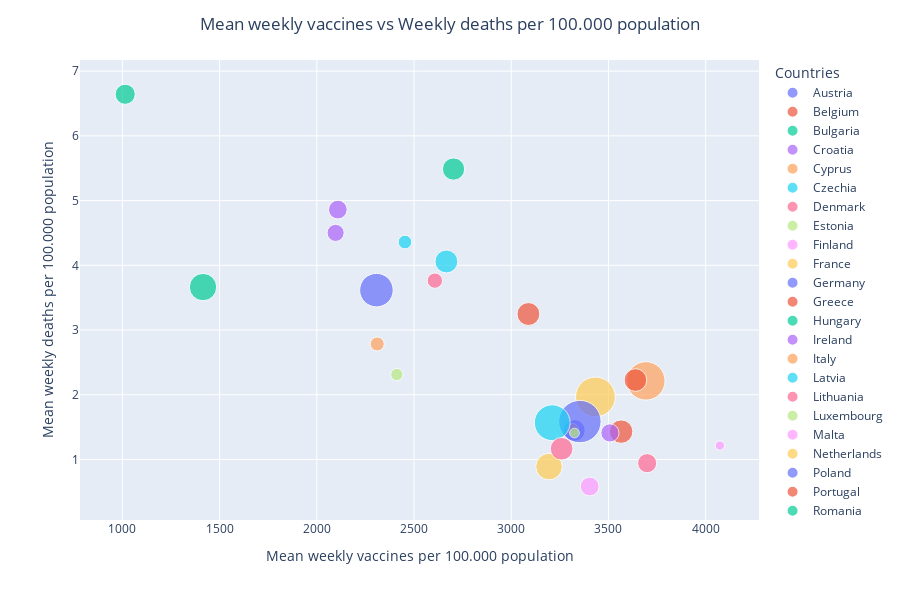

The notebook cell saved with this chart:
### Markdown cell above
## (5.3) Scatter plot vaccines vs death

The next visualization is a scatter plot, in which we plot the mean of two variables: weekly vaccines and weekly deaths. In order to fairly assess the countries, we use the values that are calculated per 100.000 people of the countries population.

A scatterplot was chosen because the visualization aims at determining if the deaths and vaccines have a relationship or correlation.

To do so, we group our data by country, compute the mean of the columns `weekly_deaths_per100k` and `weekly_vaccines_per100k`. Now, we plot a scatterplot using the library `plotly`, which allows us to create an interactive plot. Moreover, the size of a country data points correspond to the country's population raised to the power 0.6 so the points are large enough to be visible.

### Code cell
scatter_data = europe_data.groupby('country')[['weekly_deaths_per100k', 'weekly_vaccines_per100k', 'weekly_cases_per100k']].mean().reset_index()
scatter_data["population"] = europe_data.groupby('country')['population'].max().tolist()

fig = px.scatter(scatter_data, y=scatter_data["weekly_deaths_per100k"],
                    x= scatter_data["weekly_vaccines_per100k"],
                    labels={
                     "weekly_deaths_per100k": "Mean weekly deaths per 100.000 population",
                     "weekly_vaccines_per100k": "Mean weekly vaccines per 100.000 population",
                     "country": "Countries"
                    },
                    color= "country", hover_name="country",
                    color_continuous_scale=px.colors.sequential.Plasma,
                    size = np.power(scatter_data['population'], 0.6),
                    size_max = 30,
                    height = 600
                    )
fig.update_layout(title_text='Mean weekly vaccines vs Weekly deaths per 100.000 population', title_x=0.5)
fig.show()

### Figure 1 — Plotly figure (JSON) as saved in the notebook; plotly's stock layout.template omitted (floating-point values rounded to 4 significant figures)
{"data": [{"hovertemplate": "<b>%{hovertext}</b><br><br>Countries=Austria<br>Mean weekly vaccines per 100.000 population=%{x}<br>Mean weekly deaths per 100.000 population=%{y}<br>size=%{marker.size}<extra></extra>", "hovertext": ["Austria"], "legendgroup": "Austria", "marker": {"color": "#636efa", "size": [14780.0], "sizemode": "area", "sizeref": 62.77, "symbol": "circle"}, "mode": "markers", "name": "Austria", "orientation": "v", "showlegend": true, "type": "scatter", "x": [3325.0], "xaxis": "x", "y": [1.448], "yaxis": "y"}, {"hovertemplate": "<b>%{hovertext}</b><br><br>Countries=Belgium<br>Mean weekly vaccines per 100.000 population=%{x}<br>Mean weekly deaths per 100.000 population=%{y}<br>size=%{marker.size}<extra></extra>", "hovertext": ["Belgium"], "legendgroup": "Belgium", "marker": {"color": "#EF553B", "size": [17260.0], "sizemode": "area", "sizeref": 62.77, "symbol": "circle"}, "mode": "markers", "name": "Belgium", "orientation": "v", "showlegend": true, "type": "scatter", "x": [3565.0], "xaxis": "x", "y": [1.431], "yaxis": "y"}, {"hovertemplate": "<b>%{hovertext}</b><br><br>Countries=Bulgaria<br>Mean weekly vaccines per 100.000 population=%{x}<br>Mean weekly deaths per 100.000 population=%{y}<br>size=%{marker.size}<extra></extra>", "hovertext": ["Bulgaria"], "legendgroup": "Bulgaria", "marker": {"color": "#00cc96", "size": [12740.0], "sizemode": "area", "sizeref": 62.77, "symbol": "circle"}, "mode": "markers", "name": "Bulgaria", "orientation": "v", "showlegend": true, "type": "scatter", "x": [1015.0], "xaxis": "x", "y": [6.643], "yaxis": "y"}, {"hovertemplate": "<b>%{hovertext}</b><br><br>Countries=Croatia<br>Mean weekly vaccines per 100.000 population=%{x}<br>Mean weekly deaths per 100.000 population=%{y}<br>size=%{marker.size}<extra></extra>", "hovertext": ["Croatia"], "legendgroup": "Croatia", "marker": {"color": "#ab63fa", "size": [9226.0], "sizemode": "area", "sizeref": 62.77, "symbol": "circle"}, "mode": "markers", "name": "Croatia", "orientation": "v", "showlegend": true, "type": "scatter", "x": [2097.0], "xaxis": "x", "y": [4.501], "yaxis": "y"}, {"hovertemplate": "<b>%{hovertext}</b><br><br>Countries=Cyprus<br>Mean weekly vaccines per 100.000 population=%{x}<br>Mean weekly deaths per 100.000 population=%{y}<br>size=%{marker.size}<extra></extra>", "hovertext": ["Cyprus"], "legendgroup": "Cyprus", "marker": {"color": "#FFA15A", "size": [3707.0], "sizemode": "area", "sizeref": 62.77, "symbol": "circle"}, "mode": "markers", "name": "Cyprus", "orientation": "v", "showlegend": true, "type": "scatter", "x": [3317.0], "xaxis": "x", "y": [1.471], "yaxis": "y"}, {"hovertemplate": "<b>%{hovertext}</b><br><br>Countries=Czechia<br>Mean weekly vaccines per 100.000 population=%{x}<br>Mean weekly deaths per 100.000 population=%{y}<br>size=%{marker.size}<extra></extra>", "hovertext": ["Czechia"], "legendgroup": "Czechia", "marker": {"color": "#19d3f3", "size": [16500.0], "sizemode": "area", "sizeref": 62.77, "symbol": "circle"}, "mode": "markers", "name": "Czechia", "orientation": "v", "showlegend": true, "type": "scatter", "x": [2667.0], "xaxis": "x", "y": [4.059], "yaxis": "y"}, {"hovertemplate": "<b>%{hovertext}</b><br><br>Countries=Denmark<br>Mean weekly vaccines per 100.000 population=%{x}<br>Mean weekly deaths per 100.000 population=%{y}<br>size=%{marker.size}<extra></extra>", "hovertext": ["Denmark"], "legendgroup": "Denmark", "marker": {"color": "#FF6692", "size": [11460.0], "sizemode": "area", "sizeref": 62.77, "symbol": "circle"}, "mode": "markers", "name": "Denmark", "orientation": "v", "showlegend": true, "type": "scatter", "x": [3699.0], "xaxis": "x", "y": [0.9432], "yaxis": "y"}, {"hovertemplate": "<b>%{hovertext}</b><br><br>Countries=Estonia<br>Mean weekly vaccines per 100.000 population=%{x}<br>Mean weekly deaths per 100.000 population=%{y}<br>size=%{marker.size}<extra></extra>", "hovertext": ["Estonia"], "legendgroup": "Estonia", "marker": {"color": "#B6E880", "size": [4722.0], "sizemode": "area", "sizeref": 62.77, "symbol": "circle"}, "mode": "markers", "name": "Estonia", "orientation": "v", "showlegend": true, "type": "scatter", "x": [2412.0], "xaxis": "x", "y": [2.313], "yaxis": "y"}, {"hovertemplate": "<b>%{hovertext}</b><br><br>Countries=Finland<br>Mean weekly vaccines per 100.000 population=%{x}<br>Mean weekly deaths per 100.000 population=%{y}<br>size=%{marker.size}<extra></extra>", "hovertext": ["Finland"], "legendgroup": "Finland", "marker": {"color": "#FF97FF", "size": [11100.0], "sizemode": "area", "sizeref": 62.77, "symbol": "circle"}, "mode": "markers", "name": "Finland", "orientation": "v", "showlegend": true, "type": "scatter", "x": [3404.0], "xaxis": "x", "y": [0.583], "yaxis": "y"}, {"hovertemplate": "<b>%{hovertext}</b><br><br>Countries=France<br>Mean weekly vaccines per 100.000 population=%{x}<br>Mean weekly deaths per 100.000 population=%{y}<br>size=%{marker.size}<extra></extra>", "hovertext": ["France"], "legendgroup": "France", "marker": {"color": "#FECB52", "size": [49760.0], "sizemode": "area", "sizeref": 62.77, "symbol": "circle"}, "mode": "markers", "name": "France", "orientation": "v", "showlegend": true, "type": "scatter", "x": [3433.0], "xaxis": "x", "y": [1.966], "yaxis": "y"}, {"hovertemplate": "<b>%{hovertext}</b><br><br>Countries=Germany<br>Mean weekly vaccines per 100.000 population=%{x}<br>Mean weekly deaths per 100.000 population=%{y}<br>size=%{marker.size}<extra></extra>", "hovertext": ["Germany"], "legendgroup": "Germany", "marker": {"color": "#636efa", "size": [56490.0], "sizemode": "area", "sizeref": 62.77, "symbol": "circle"}, "mode": "markers", "name": "Germany", "orientation": "v", "showlegend": true, "type": "scatter", "x": [3353.0], "xaxis": "x", "y": [1.586], "yaxis": "y"}, {"hovertemplate": "<b>%{hovertext}</b><br><br>Countries=Greece<br>Mean weekly vaccines per 100.000 population=%{x}<br>Mean weekly deaths per 100.000 population=%{y}<br>size=%{marker.size}<extra></extra>", "hovertext": ["Greece"], "legendgroup": "Greece", "marker": {"color": "#EF553B", "size": [16520.0], "sizemode": "area", "sizeref": 62.77, "symbol": "circle"}, "mode": "markers", "name": "Greece", "orientation": "v", "showlegend": true, "type": "scatter", "x": [3088.0], "xaxis": "x", "y": [3.247], "yaxis": "y"}, {"hovertemplate": "<b>%{hovertext}</b><br><br>Countries=Hungary<br>Mean weekly vaccines per 100.000 population=%{x}<br>Mean weekly deaths per 100.000 population=%{y}<br>size=%{marker.size}<extra></extra>", "hovertext": ["Hungary"], "legendgroup": "Hungary", "marker": {"color": "#00cc96", "size": [15630.0], "sizemode": "area", "sizeref": 62.77, "symbol": "circle"}, "mode": "markers", "name": "Hungary", "orientation": "v", "showlegend": true, "type": "scatter", "x": [2703.0], "xaxis": "x", "y": [5.487], "yaxis": "y"}, {"hovertemplate": "<b>%{hovertext}</b><br><br>Countries=Ireland<br>Mean weekly vaccines per 100.000 population=%{x}<br>Mean weekly deaths per 100.000 population=%{y}<br>size=%{marker.size}<extra></extra>", "hovertext": ["Ireland"], "legendgroup": "Ireland", "marker": {"color": "#ab63fa", "size": [10410.0], "sizemode": "area", "sizeref": 62.77, "symbol": "circle"}, "mode": "markers", "name": "Ireland", "orientation": "v", "showlegend": true, "type": "scatter", "x": [3508.0], "xaxis": "x", "y": [1.411], "yaxis": "y"}, {"hovertemplate": "<b>%{hovertext}</b><br><br>Countries=Italy<br>Mean weekly vaccines per 100.000 population=%{x}<br>Mean weekly deaths per 100.000 population=%{y}<br>size=%{marker.size}<extra></extra>", "hovertext": ["Italy"], "legendgroup": "Italy", "marker": {"color": "#FFA15A", "size": [46270.0], "sizemode": "area", "sizeref": 62.77, "symbol": "circle"}, "mode": "markers", "name": "Italy", "orientation": "v", "showlegend": true, "type": "scatter", "x": [3692.0], "xaxis": "x", "y": [2.214], "yaxis": "y"}, {"hovertemplate": "<b>%{hovertext}</b><br><br>Countries=Latvia<br>Mean weekly vaccines per 100.000 population=%{x}<br>Mean weekly deaths per 100.000 population=%{y}<br>size=%{marker.size}<extra></extra>", "hovertext": ["Latvia"], "legendgroup": "Latvia", "marker": {"color": "#19d3f3", "size": [5865.0], "sizemode": "area", "sizeref": 62.77, "symbol": "circle"}, "mode": "markers", "name": "Latvia", "orientation": "v", "showlegend": true, "type": "scatter", "x": [2453.0], "xaxis": "x", "y": [4.359], "yaxis": "y"}, {"hovertemplate": "<b>%{hovertext}</b><br><br>Countries=Lithuania<br>Mean weekly vaccines per 100.000 population=%{x}<br>Mean weekly deaths per 100.000 population=%{y}<br>size=%{marker.size}<extra></extra>", "hovertext": ["Lithuania"], "legendgroup": "Lithuania", "marker": {"color": "#FF6692", "size": [7375.0], "sizemode": "area", "sizeref": 62.77, "symbol": "circle"}, "mode": "markers", "name": "Lithuania", "orientation": "v", "showlegend": true, "type": "scatter", "x": [2607.0], "xaxis": "x", "y": [3.763], "yaxis": "y"}, {"hovertemplate": "<b>%{hovertext}</b><br><br>Countries=Luxembourg<br>Mean weekly vaccines per 100.000 population=%{x}<br>Mean weekly deaths per 100.000 population=%{y}<br>size=%{marker.size}<extra></extra>", "hovertext": ["Luxembourg"], "legendgroup": "Luxembourg", "marker": {"color": "#B6E880", "size": [3006.0], "sizemode": "area", "sizeref": 62.77, "symbol": "circle"}, "mode": "markers", "name": "Luxembourg", "orientation": "v", "showlegend": true, "type": "scatter", "x": [3325.0], "xaxis": "x", "y": [1.409], "yaxis": "y"}, {"hovertemplate": "<b>%{hovertext}</b><br><br>Countries=Malta<br>Mean weekly vaccines per 100.000 population=%{x}<br>Mean weekly deaths per 100.000 population=%{y}<br>size=%{marker.size}<extra></extra>", "hovertext": ["Malta"], "legendgroup": "Malta", "marker": {"color": "#FF97FF", "size": [2672.0], "sizemode": "area", "sizeref": 62.77, "symbol": "circle"}, "mode": "markers", "name": "Malta", "orientation": "v", "showlegend": true, "type": "scatter", "x": [4073.0], "xaxis": "x", "y": [1.215], "yaxis": "y"}, {"hovertemplate": "<b>%{hovertext}</b><br><br>Countries=Netherlands<br>Mean weekly vaccines per 100.000 population=%{x}<br>Mean weekly deaths per 100.000 population=%{y}<br>size=%{marker.size}<extra></extra>", "hovertext": ["Netherlands"], "legendgroup": "Netherlands", "marker": {"color": "#FECB52", "size": [22100.0], "sizemode": "area", "sizeref": 62.77, "symbol": "circle"}, "mode": "markers", "name": "Netherlands", "orientation": "v", "showlegend": true, "type": "scatter", "x": [3194.0], "xaxis": "x", "y": [0.8906], "yaxis": "y"}, {"hovertemplate": "<b>%{hovertext}</b><br><br>Countries=Poland<br>Mean weekly vaccines per 100.000 population=%{x}<br>Mean weekly deaths per 100.000 population=%{y}<br>size=%{marker.size}<extra></extra>", "hovertext": ["Poland"], "legendgroup": "Poland", "marker": {"color": "#636efa", "size": [35280.0], "sizemode": "area", "sizeref": 62.77, "symbol": "circle"}, "mode": "markers", "name": "Poland", "orientation": "v", "showlegend": true, "type": "scatter", "x": [2307.0], "xaxis": "x", "y": [3.617], "yaxis": "y"}, {"hovertemplate": "<b>%{hovertext}</b><br><br>Countries=Portugal<br>Mean weekly vaccines per 100.000 population=%{x}<br>Mean weekly deaths per 100.000 population=%{y}<br>size=%{marker.size}<extra></extra>", "hovertext": ["Portugal"], "legendgroup": "Portugal", "marker": {"color": "#EF553B", "size": [16130.0], "sizemode": "area", "sizeref": 62.77, "symbol": "circle"}, "mode": "markers", "name": "Portugal", "orientation": "v", "showlegend": true, "type": "scatter", "x": [3639.0], "xaxis": "x", "y": [2.228], "yaxis": "y"}, {"hovertemplate": "<b>%{hovertext}</b><br><br>Countries=Romania<br>Mean weekly vaccines per 100.000 population=%{x}<br>Mean weekly deaths per 100.000 population=%{y}<br>size=%{marker.size}<extra></extra>", "hovertext": ["Romania"], "legendgroup": "Romania", "marker": {"color": "#00cc96", "size": [23540.0], "sizemode": "area", "sizeref": 62.77, "symbol": "circle"}, "mode": "markers", "name": "Romania", "orientation": "v", "showlegend": true, "type": "scatter", "x": [1415.0], "xaxis": "x", "y": [3.664], "yaxis": "y"}, {"hovertemplate": "<b>%{hovertext}</b><br><br>Countries=Slovakia<br>Mean weekly vaccines per 100.000 population=%{x}<br>Mean weekly deaths per 100.000 population=%{y}<br>size=%{marker.size}<extra></extra>", "hovertext": ["Slovakia"], "legendgroup": "Slovakia", "marker": {"color": "#ab63fa", "size": [11020.0], "sizemode": "area", "sizeref": 62.77, "symbol": "circle"}, "mode": "markers", "name": "Slovakia", "orientation": "v", "showlegend": true, "type": "scatter", "x": [2108.0], "xaxis": "x", "y": [4.861], "yaxis": "y"}, {"hovertemplate": "<b>%{hovertext}</b><br><br>Countries=Slovenia<br>Mean weekly vaccines per 100.000 population=%{x}<br>Mean weekly deaths per 100.000 population=%{y}<br>size=%{marker.size}<extra></extra>", "hovertext": ["Slovenia"], "legendgroup": "Slovenia", "marker": {"color": "#FFA15A", "size": [6206.0], "sizemode": "area", "sizeref": 62.77, "symbol": "circle"}, "mode": "markers", "name": "Slovenia", "orientation": "v", "showlegend": true, "type": "scatter", "x": [2311.0], "xaxis": "x", "y": [2.785], "yaxis": "y"}, {"hovertemplate": "<b>%{hovertext}</b><br><br>Countries=Spain<br>Mean weekly vaccines per 100.000 population=%{x}<br>Mean weekly deaths per 100.000 population=%{y}<br>size=%{marker.size}<extra></extra>", "hovertext": ["Spain"], "legendgroup": "Spain", "marker": {"color": "#19d3f3", "size": [40280.0], "sizemode": "area", "sizeref": 62.77, "symbol": "circle"}, "mode": "markers", "name": "Spain", "orientation": "v", "showlegend": true, "type": "scatter", "x": [3211.0], "xaxis": "x", "y": [1.568], "yaxis": "y"}, {"hovertemplate": "<b>%{hovertext}</b><br><br>Countries=Sweden<br>Mean weekly vaccines per 100.000 population=%{x}<br>Mean weekly deaths per 100.000 population=%{y}<br>size=%{marker.size}<extra></extra>", "hovertext": ["Sweden"], "legendgroup": "Sweden", "marker": {"color": "#FF6692", "size": [16160.0], "sizemode": "area", "sizeref": 62.77, "symbol": "circle"}, "mode": "markers", "name": "Sweden", "orientation": "v", "showlegend": true, "type": "scatter", "x": [3259.0], "xaxis": "x", "y": [1.166], "yaxis": "y"}], "layout": {"height": 600, "legend": {"itemsizing": "constant", "title": {"text": "Countries"}, "tracegroupgap": 0}, "margin": {"t": 60}, "title": {"text": "Mean weekly vaccines vs Weekly deaths per 100.000 population", "x": 0.5}, "xaxis": {"anchor": "y", "domain": [0, 1], "title": {"text": "Mean weekly vaccines per 100.000 population"}}, "yaxis": {"anchor": "x", "domain": [0, 1], "title": {"text": "Mean weekly deaths per 100.000 population"}}}}
